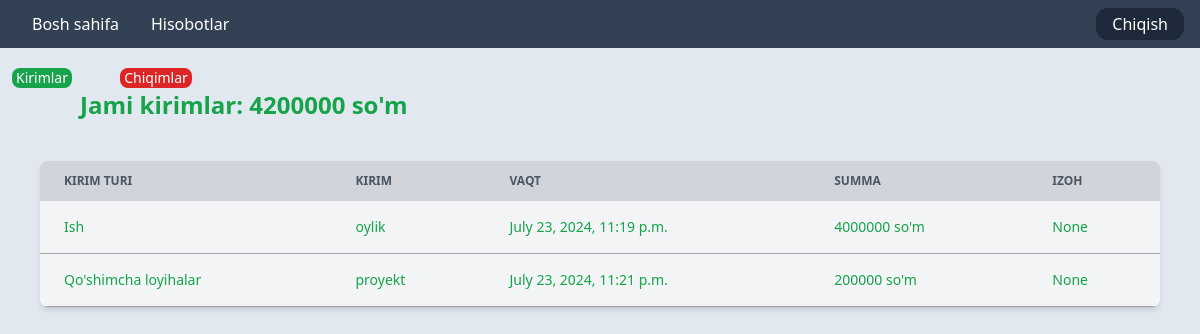
The app's page /filter_incomes/ (signed in), older data.
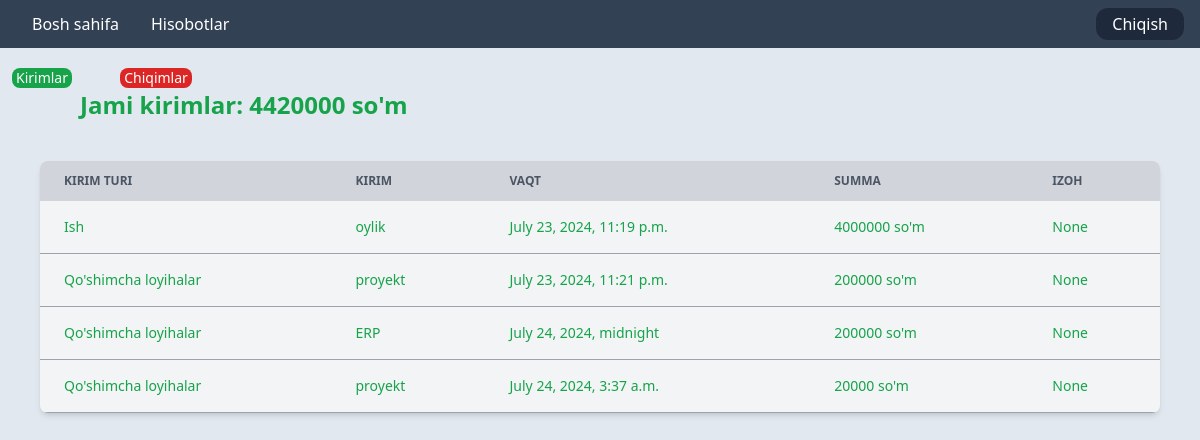
The same page, newer data.
### app_income_expense/models.py (models this page shows, shortened)
class Incomes(models.Model):
    user = models.ForeignKey(Users, on_delete=models.CASCADE)
    income_type = models.ForeignKey(IncomeTypes, on_delete=models.CASCADE)
    earned_from = models.CharField(max_length=800)
    amount = models.IntegerField()
    comment = models.CharField(max_length=400, null=True, blank=True)
    timestamp = models.DateTimeField(auto_now=True)
    class Meta:
        db_table = 'Incomes'

class IncomeTypes(models.Model):
    name = models.CharField(max_length=200, unique=True)
    class Meta:
        db_table = 'IncomeTypes'
    def __str__(self):
        return self.name

### app_income_expense/views.py (the view)
# urls.py: path('filter_incomes/', views.FilterIncomes.as_view(), name='filter-incomes'),
class FilterIncomes(View):
    def get(self, request):
        incomes = models.Incomes.objects.filter(user=request.user)
        income_amount = 0
        for i in models.Incomes.objects.filter(user=request.user):
            income_amount += i.amount
        context = {
            'incomes': incomes,
            'income_amount': income_amount
        }
        return render(request, 'income_expenses/reports/filter_incomes.html', context=context)

### templates/income_expenses/reports/filter_incomes.html (shortened to what this page needs)
{% extends 'base.html' %}
{% block content %}
<div class="bg-green-600 mr-110 inline-block  ml-3 mt-5 rounded-lg w-min pl-1 pr-1">
    <p class="text-white text-sm">Kirimlar</p>
</div>
<a href="{% url 'filter-expenses' %}">
    <div class="bg-red-600 mr-110 inline-block  ml-11 mt-5 rounded-lg w-min pl-1 pr-1">
        <p class="text-white text-sm">Chiqimlar</p>
    </div>
</a>
<div class="text-green-600 text-2xl font-semibold ml-20">
    Jami kirimlar: {{ income_amount }} so'm
</div>
    <div class=" mt-10 ml-10 mr-10 relative overflow-x-auto shadow-md sm:rounded-lg">
        <table class="w-full text-sm text-left rtl:text-right">
            <thead class="text-xs text-white uppercase bg-gray-300 dark:text-white">
                <tr>
                    <th scope="col" class="text-gray-600 px-6 py-3">
                        Kirim turi
                    </th>
                    <th scope="col" class="text-gray-600 px-6 py-3">
                        Kirim
                    </th>
                    <th scope="col" class="px-6 py-3 text-gray-600">
                        vaqt
                    </th>
                    <th scope="col" class="px-6 py-3 text-gray-600">
                        summa
                    </th>
                    <th scope="col" class=" text-gray-600 px-6 py-3">
                        Izoh
                    </th>
                </tr>
            </thead>
            {% for income in incomes %}
                    <tbody>
                        <tr class="bg-gray-100 border-b border-gray-400">
                            <th scope="row" class="text-green-600 px-6 py-4 font-medium">
                                {{ income.income_type }}
                            </th>
                            <th scope="row" class="text-green-600 px-6 py-4 font-medium">
                                {{ income.earned_from }}
                            </th>
                            <td class="text-green-600 px-6 py-4 ">
                                {{ income.timestamp }}
                            </td>
                            <td class="text-green-600 px-6 py-4">
                                {{ income.amount }} so'm
                            </td>
                            <td class="text-green-600 px-6 py-4">
                                {{ income.comment }}
                            </td>
                        </tr>
                    </tbody>
            {% endfor %}
        </table>
    </div>
{% endblock content %}

Row changes from the older to the newer data that the page shows:
added Incomes: income_type "Qo'shimcha loyihalar", earned_from "ERP", timestamp "July 24, 2024, midnight", amount "200000", comment "None"
added Incomes: income_type "Qo'shimcha loyihalar", earned_from "proyekt", timestamp "July 24, 2024, 3:37 a.m.", amount "20000", comment "None"
Text that changed along with them:
{{ income_amount }}: "4200000" → "4420000"
